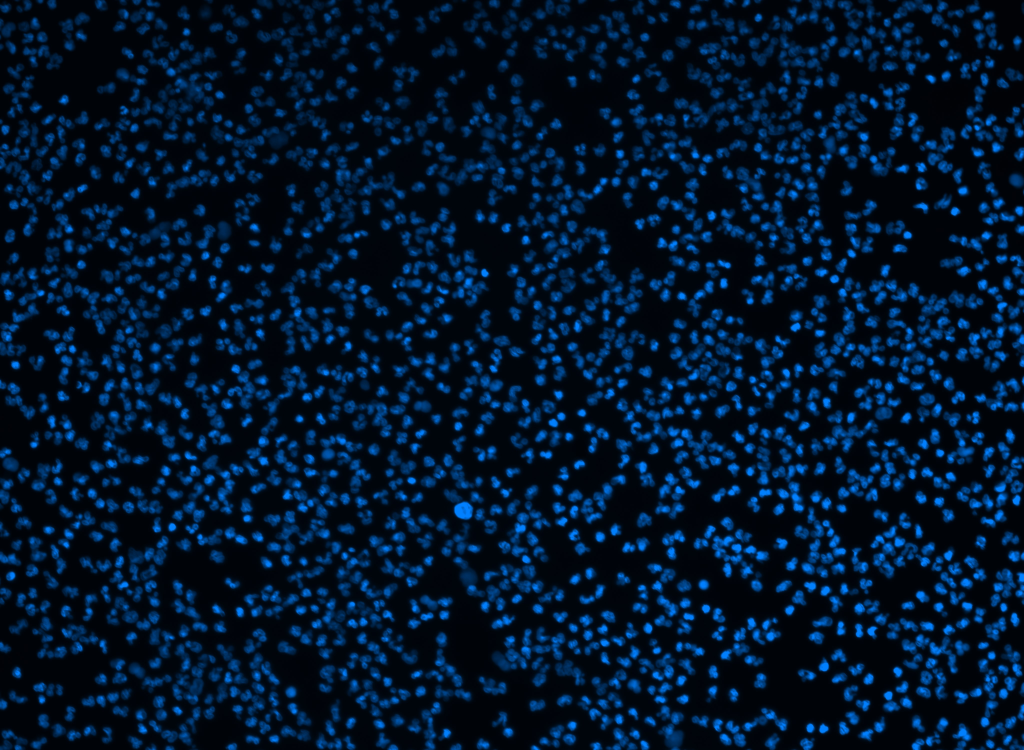
#> input picture data/1_DAPI.jpg, 4096 x 3000 px (shown at 1/4 size)
$ jupyter execute --allow-errors 011.ipynb
#> lines starting #> are read from the running program, lines starting #| are printed output that depends on the picture
# 011.图像通道的拆分

[cell 1]
import os
import numpy as np
import matplotlib.pyplot as plt
import cv2

[cell 2]
img01 = cv2.imread("./data/1_DAPI.jpg",1)
#> img01 is the input picture: shape (3000, 4096, 3); mean B, G, R 45.8, 22, 0.5

plt.imshow(cv2.cvtColor(img01,cv2.COLOR_BGR2RGB))

[cell 3]
bImg,gImg,rImg = cv2.split(img01)
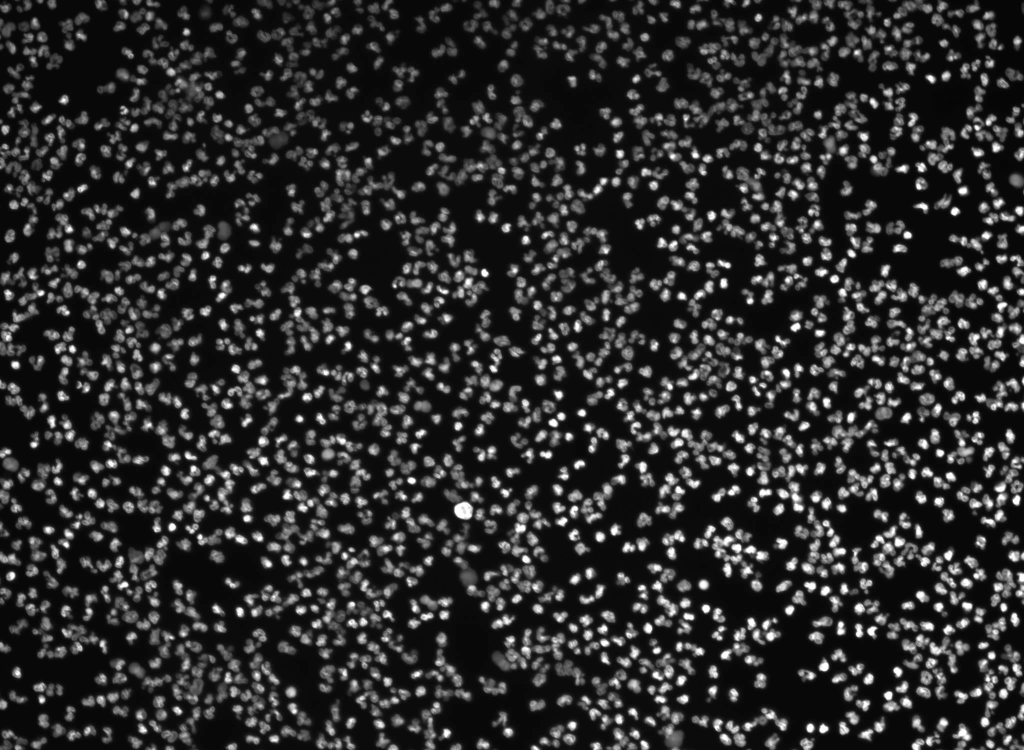
#> bImg: shape (3000, 4096) (shown at 1/4 size); min 0, max 255, mean 45.8
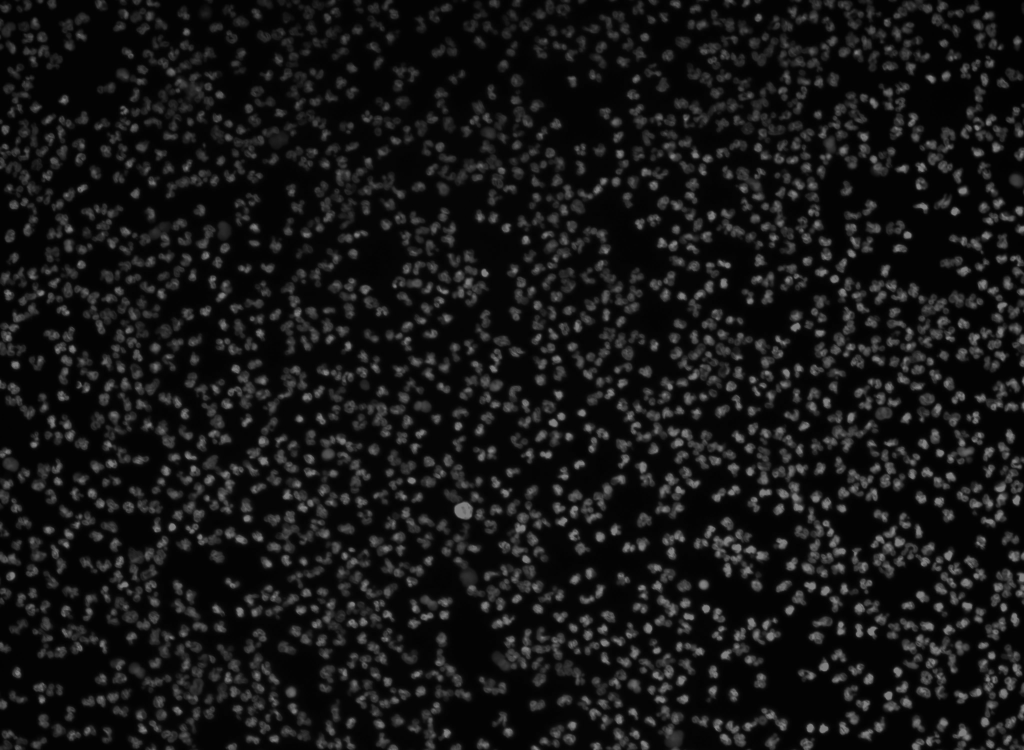
#> gImg: shape (3000, 4096) (shown at 1/4 size); min 0, max 134, mean 22
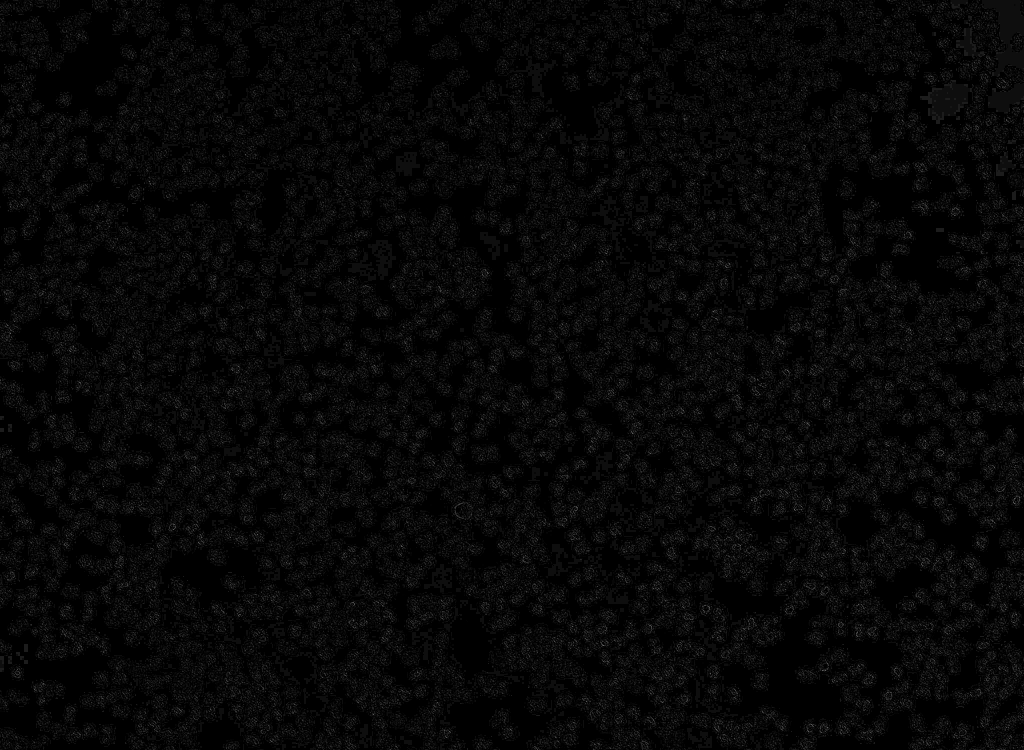
#> rImg: shape (3000, 4096) (shown at 1/4 size); min 0, max 18, mean 0.49; drawn with min black and max white

img_zeros = np.zeros_like(img01)

img_zeros[:,:,2] = rImg
plt.imshow(cv2.cvtColor(img_zeros,cv2.COLOR_BGR2RGB))

print(f"{img01.shape},{rImg.shape},{img_zeros.shape}")
#| (3000, 4096, 3),(3000, 4096),(3000, 4096, 3)

$ run again, with data/2_DAPI.jpg copied over data/1_DAPI.jpg
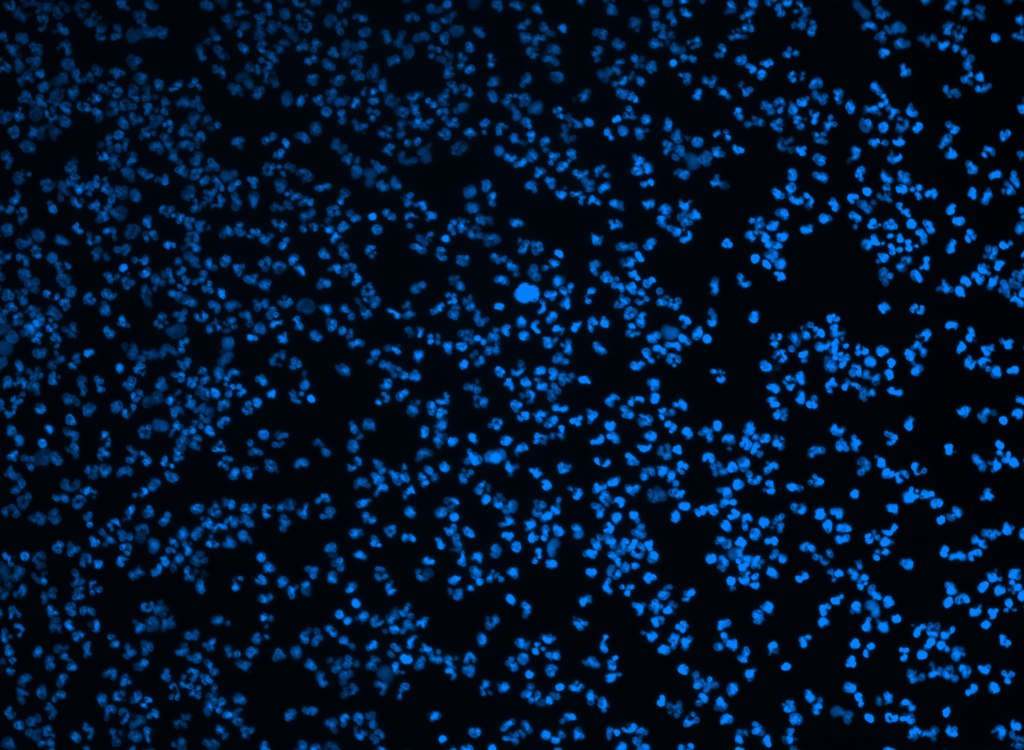
#> input picture data/2_DAPI.jpg, 4096 x 3000 px (shown at 1/4 size)
#> img01 is the input picture: shape (3000, 4096, 3); mean B, G, R 45.4, 21.8, 0.5
#> `bImg,gImg,rImg = cv2.split(img01)`:
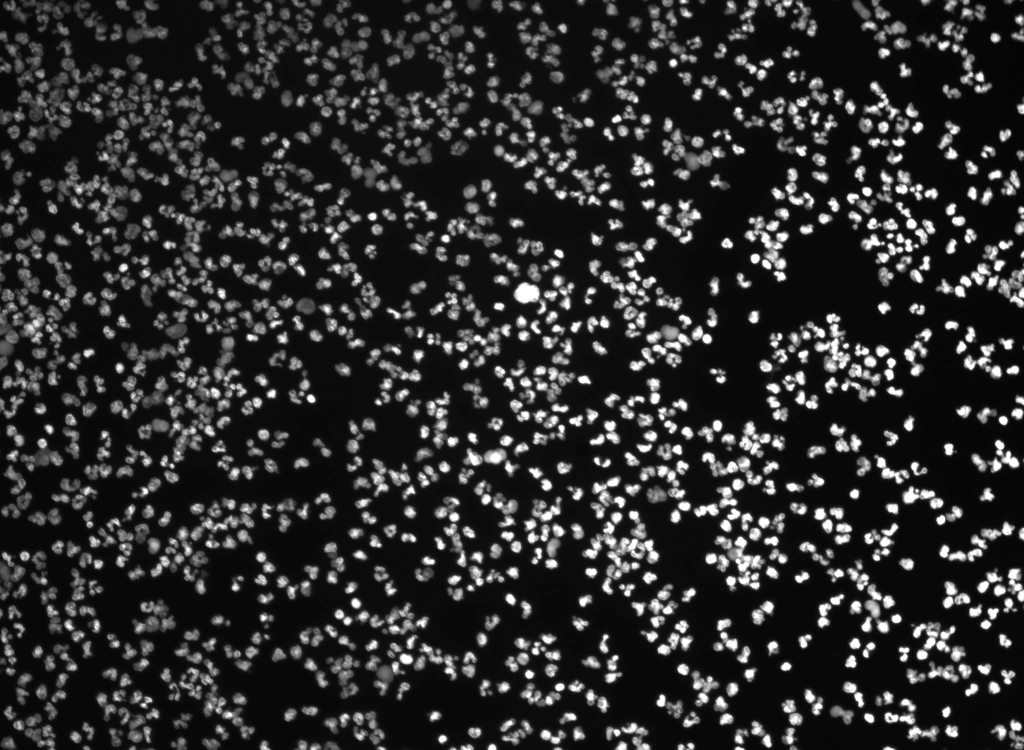
#> bImg: shape (3000, 4096) (shown at 1/4 size); min 0, max 255, mean 45.4
#> `bImg,gImg,rImg = cv2.split(img01)`:
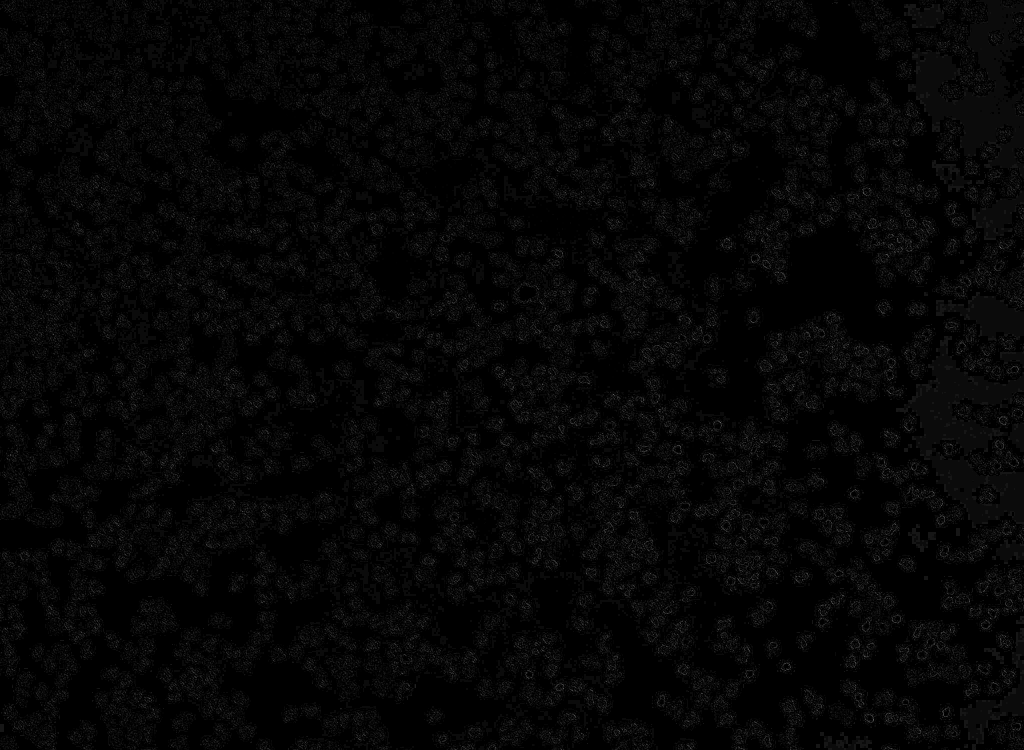
#> rImg: shape (3000, 4096) (shown at 1/4 size); min 0, max 23, mean 0.5; drawn with min black and max white
#| (3000, 4096, 3),(3000, 4096),(3000, 4096, 3)

$ run again, with data/3_DAPI.jpg copied over data/1_DAPI.jpg
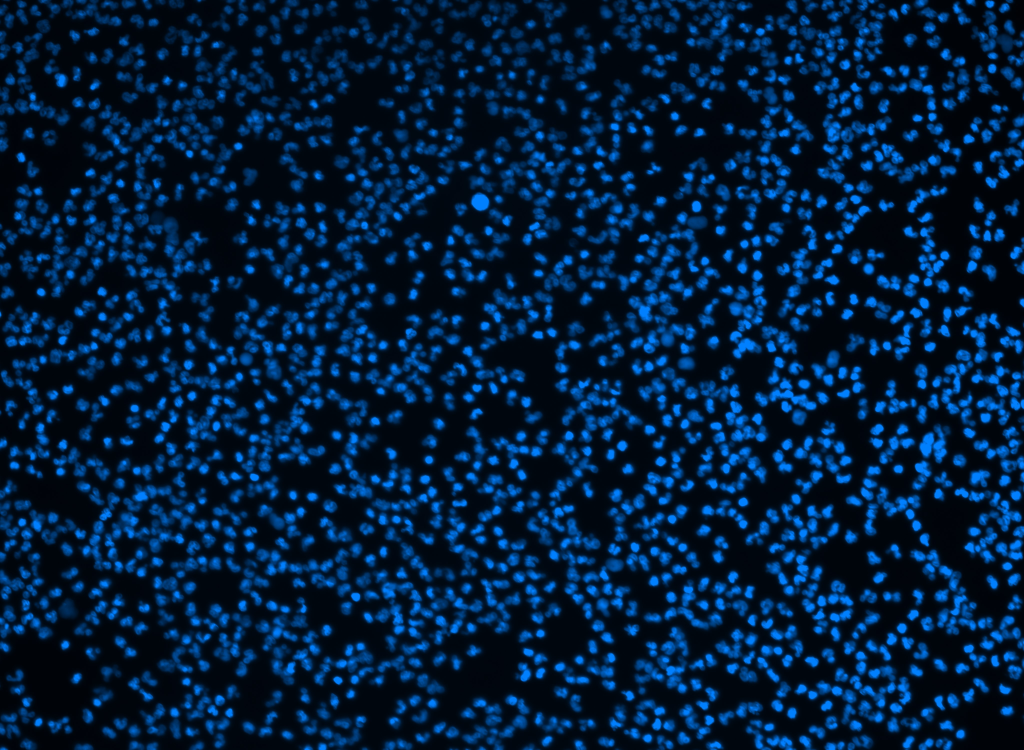
#> input picture data/3_DAPI.jpg, 4096 x 3000 px (shown at 1/4 size)
#> img01 is the input picture: shape (3000, 4096, 3); mean B, G, R 62, 30.2, 0.5
#> `bImg,gImg,rImg = cv2.split(img01)`:
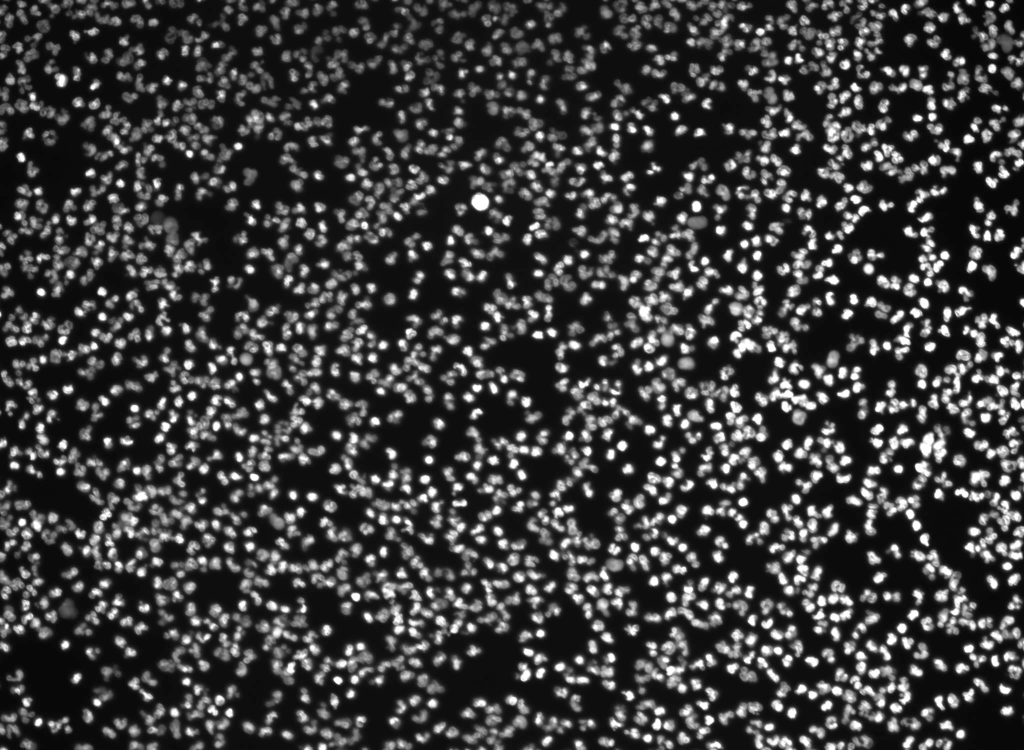
#> bImg: shape (3000, 4096) (shown at 1/4 size); min 3, max 255, mean 62
#> `bImg,gImg,rImg = cv2.split(img01)`:
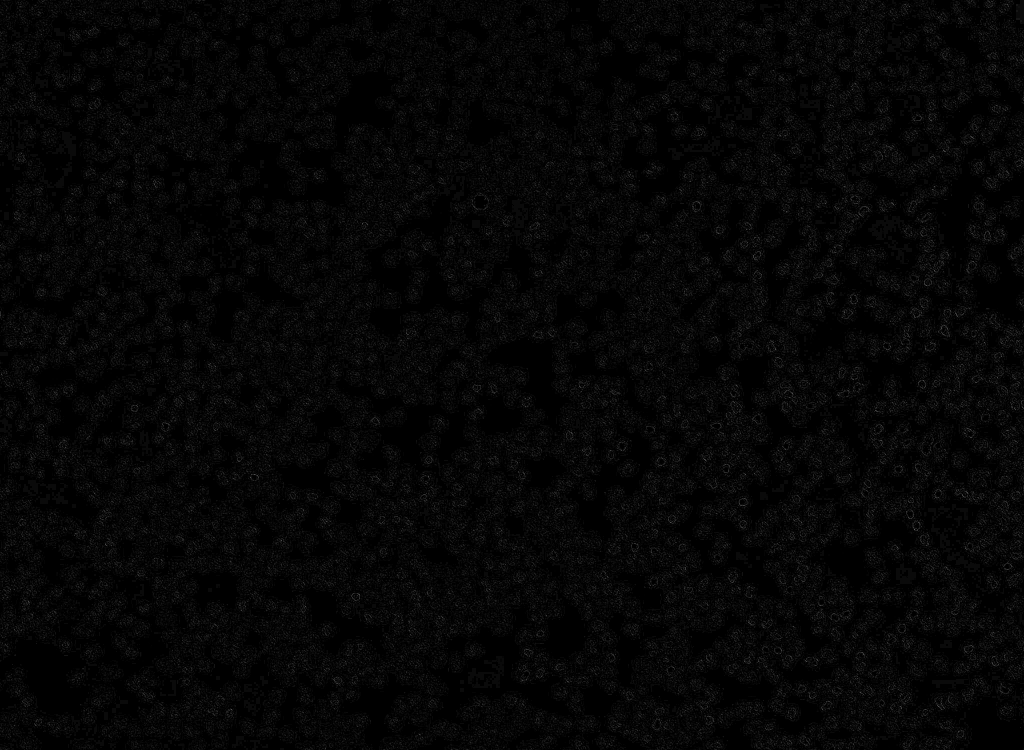
#> rImg: shape (3000, 4096) (shown at 1/4 size); min 0, max 24, mean 0.5; drawn with min black and max white
#| (3000, 4096, 3),(3000, 4096),(3000, 4096, 3)

$ run again, with data/4_DAPI.jpg copied over data/1_DAPI.jpg
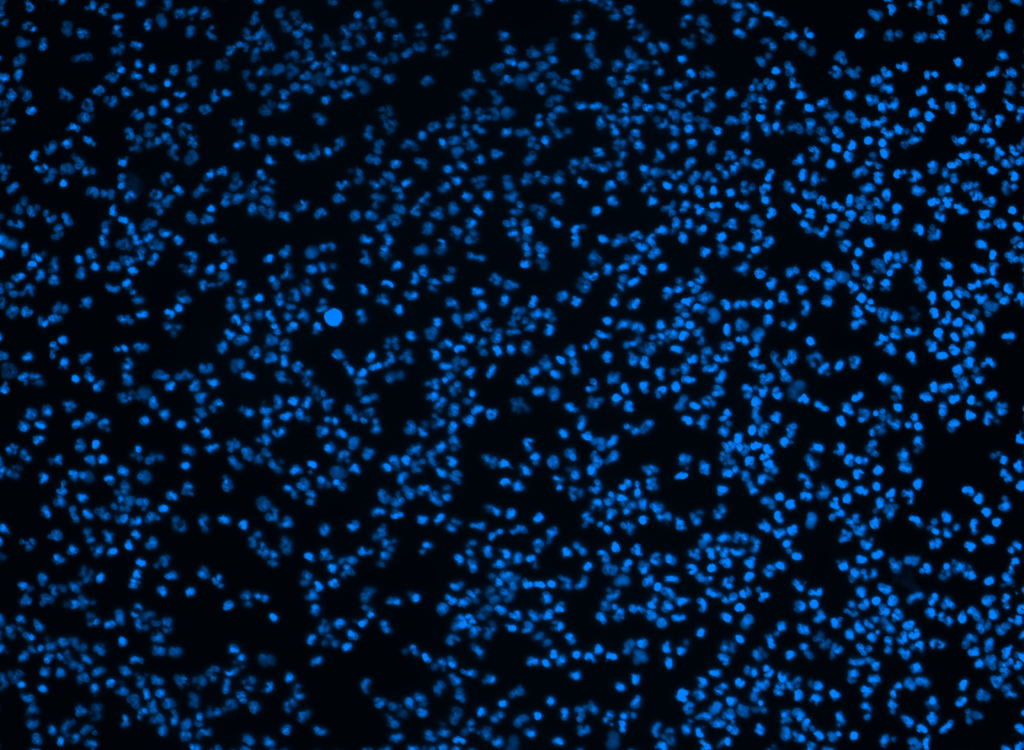
#> input picture data/4_DAPI.jpg, 4096 x 3000 px (shown at 1/4 size)
#> img01 is the input picture: shape (3000, 4096, 3); mean B, G, R 50.5, 24.4, 0.4
#> `bImg,gImg,rImg = cv2.split(img01)`:
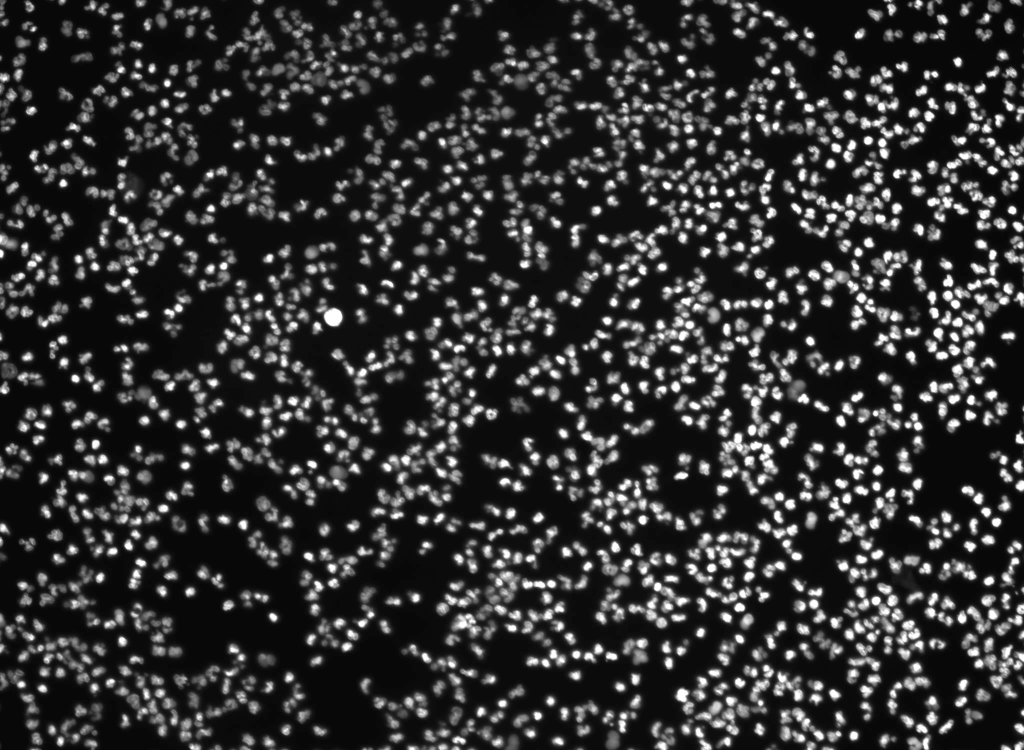
#> bImg: shape (3000, 4096) (shown at 1/4 size); min 3, max 255, mean 50.5
#> `bImg,gImg,rImg = cv2.split(img01)`:
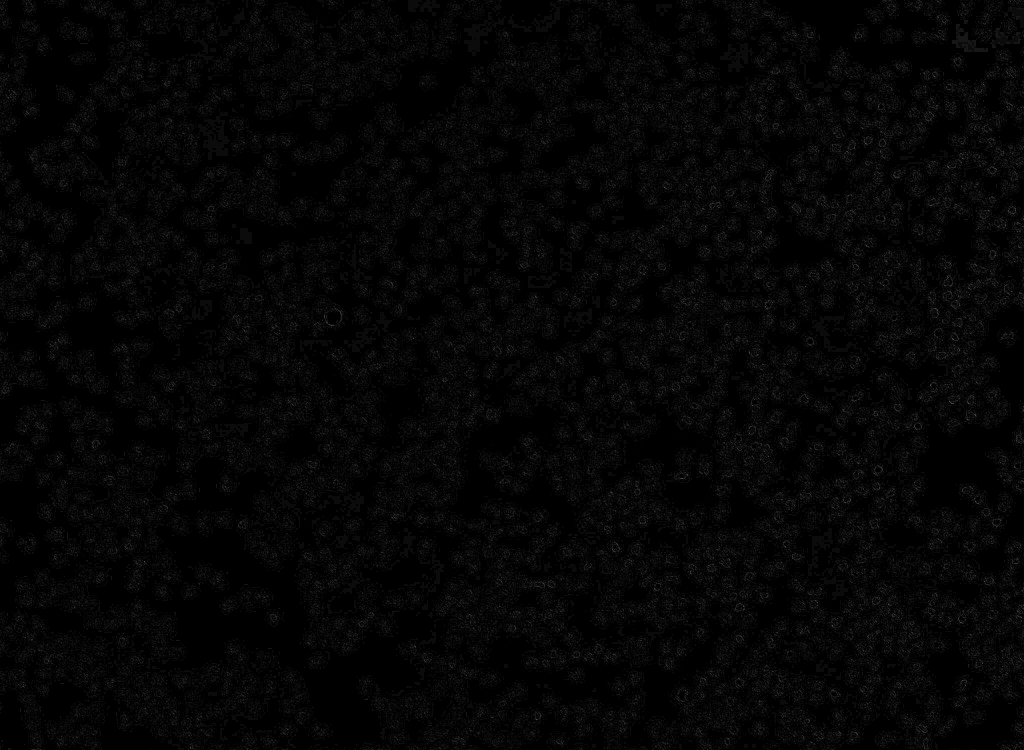
#> rImg: shape (3000, 4096) (shown at 1/4 size); min 0, max 23, mean 0.4; drawn with min black and max white
#| (3000, 4096, 3),(3000, 4096),(3000, 4096, 3)
